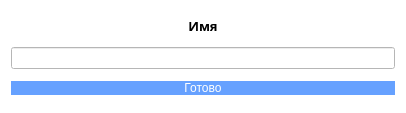
<?xml version="1.0" encoding="UTF-8"?>
<ui version="4.0">
 <class>username</class>
 <widget class="QWidget" name="username">
  <property name="geometry">
   <rect>
    <x>0</x>
    <y>0</y>
    <width>406</width>
    <height>113</height>
   </rect>
  </property>
  <property name="windowTitle">
   <string>Form</string>
  </property>
  <property name="styleSheet">
   <string notr="true">QWidget{
	background-color: white
}
</string>
  </property>
  <layout class="QVBoxLayout" name="verticalLayout_2">
   <item>
    <widget class="QLabel" name="label">
     <property name="sizePolicy">
      <sizepolicy hsizetype="Preferred" vsizetype="Maximum">
       <horstretch>0</horstretch>
       <verstretch>0</verstretch>
      </sizepolicy>
     </property>
     <property name="font">
      <font>
       <family>Sitka Text Semibold</family>
       <pointsize>10</pointsize>
       <bold>true</bold>
      </font>
     </property>
     <property name="text">
      <string>Имя</string>
     </property>
     <property name="alignment">
      <set>Qt::AlignmentFlag::AlignCenter</set>
     </property>
    </widget>
   </item>
   <item>
    <widget class="QLineEdit" name="lineEdit"/>
   </item>
   <item>
    <widget class="QPushButton" name="pushButton">
     <property name="cursor">
      <cursorShape>CrossCursor</cursorShape>
     </property>
     <property name="styleSheet">
      <string notr="true">QPushButton { background-color: #66a1ff; border: none; color: white;}</string>
     </property>
     <property name="text">
      <string>Готово</string>
     </property>
    </widget>
   </item>
  </layout>
 </widget>
 <resources/>
 <connections/>
</ui>
